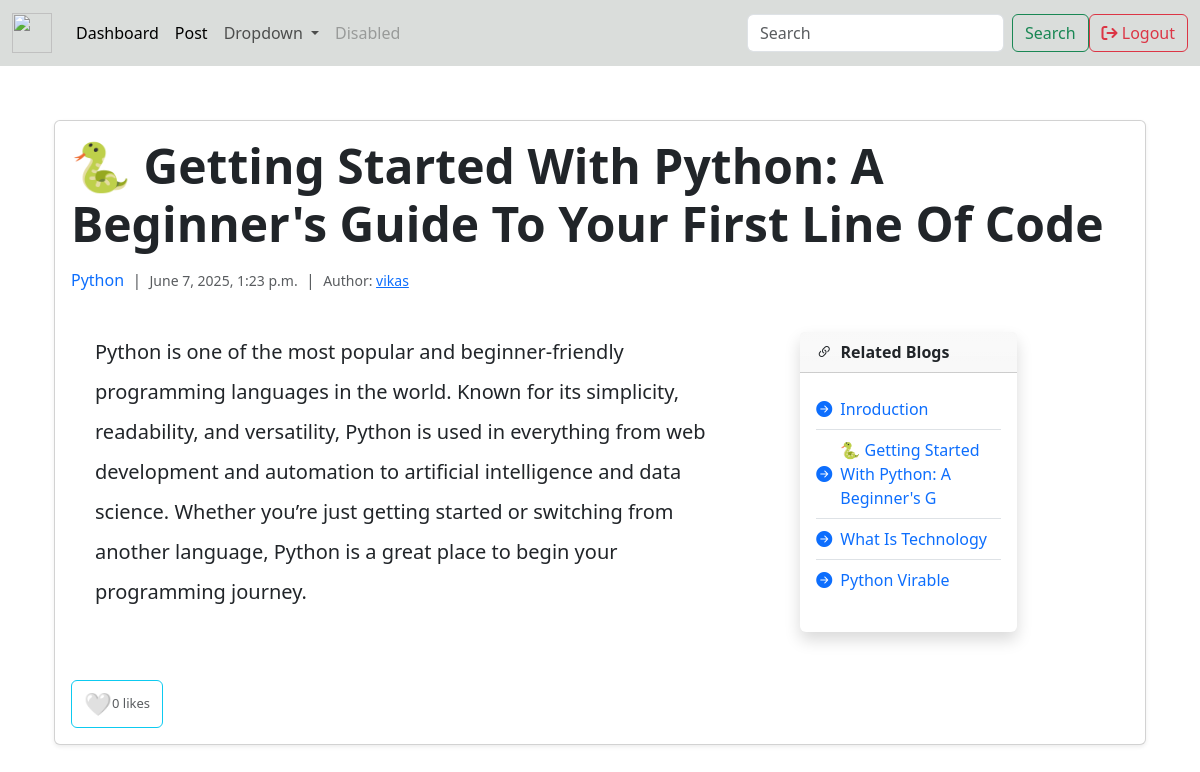
Screenshot of /post-details/2/ (signed in) with the database file from the repository.
### post/models.py (models this page shows)
class Post(models.Model):
    category = models.ForeignKey(Category, on_delete=models.SET_NULL, null=True, blank=True)
    title = models.CharField(max_length=200)
    content = models.TextField()
    author = models.ForeignKey(User, on_delete=models.CASCADE)
    date_posted = models.DateTimeField(auto_now_add=True)
    is_draft = models.CharField(
        max_length=15,
        choices=(
            ('False', 'Draft'),
            ('True', 'Published'),
        ),
        default='True',
    )
    sheduled_date = models.DateTimeField(null=True, blank=True)

class Category(models.Model):
    name = models.CharField(max_length=100)
    def __str__(self):
        return self.name

### accounts/models.py (models this page shows, shortened)
class User(AbstractUser):
    email = models.EmailField(unique=True,null=False, blank=False)  # Ensure email is unique

### post/views.py (the view)
# urls.py: path('post-details/<int:pk>/', views.post_details, name='post-details'),
def post_details(request, pk):
    post = Post.objects.get(pk=pk)
    post_like= post.postlike_set.all().count()
    is_liked = False
    if PostLike.objects.filter(post=post,  reader=request.user).exists():
        is_liked = True
    related_posts = Post.objects.order_by('?')[:5]
    context = {'post': post,'post_like': post_like,'is_liked': is_liked,'related_posts':related_posts }
    return render(request, 'post/post_details.html', context)

### templates/post/post_details.html (shortened to what this page needs)
{% extends "base.html" %}
{% block content %}
<div class="container mt-5">
    <div class="card shadow-sm">
        <div class="card-body">
            <h1 class="card-title display-5 fw-bold mb-3">{{ post.title | title }}</h1>
            <div class="mb-3 text-muted">
                <a href="{% url 'posts-per-category' post.category.pk %}"
                    class="text-decoration-none text-primary">{{post.category }}</a> &nbsp;|&nbsp;
                <small>{{ post.date_posted }}</small> &nbsp;|&nbsp;
                <small>Author: <a href="{% url 'author-posts' post.author.pk %}">{{ post.author.first_name}}</a></small>
            </div>
            <div class="d-flex flex-column flex-lg-row">
                <div class="col-lg-8">
                    <div class="p-4">
                        <p class="fs-5 lh-lg text-justify">{{ post.content }}</p>
                    </div>
                </div>
                <div class="col-lg-3 gap-4 p-4">
                    <div class="card shadow  border-0"  style="height: 300px;">
                        <div class="card-header bg-gradient text-dark fw-semibold">
                            <i class="bi bi-link-45deg me-1"></i> Related Blogs
                        </div>
                        <div class="card-body" style="max-height: 400px; overflow-y: auto;">
                            {% if related_posts %}
                            <ul class="list-group list-group-flush">
                                {% for post in related_posts %}
                                <li class="list-group-item px-0">
                                    <a href="{% url 'post-details' post.pk %}"
                                        class="text-decoration-none d-flex align-items-center">
                                        <i class="bi bi-arrow-right-circle-fill text-primary me-2"></i>
                                        <span class="text-primary text-xsm">{{ post.title|title|slice:"45" }}</span>
                                    </a>
                                </li>
                                {% endfor %}
                            </ul>
                            {% else %}
                            <p class="text-muted mb-0">No related blogs found.</p>
                            {% endif %}
                        </div>
                    </div>
                </div>
            </div>
            <div class="mt-4 d-flex align-items-center">
                <form action="{% url 'like-post' post.pk %}" method="POST" class="me-3">
                    <button type="submit"
                        class="btn btn-outline-info border-1  d-flex align-items-center justify-content-center"
                        style="min-width: 20px; font-size: 1.4rem;" title="Like">
                        {% if is_liked %}
                        ❤️
                        {% else %}
                        🤍
                        {% endif %}
                        <span class="text-muted" style="font-size: small ;">{{ post_like }} likes</span>
                    </button>
                </form>
            </div>
        </div>
    </div>
</div>
{% endblock %}

### rows the page displays
Post: title "🐍 Getting Started With Python: A Beginner's Guide To Your First Line Of Code", category "Python", date_posted "June 7, 2025, 1:23 p.m.", author.first_name "vikas", content "Python is one of the most popular and beginner-friendly programming languages in the world. Known for its simplicity, readability, and versatility, Python is used in everything from web development and automation to artificial intelligence and data science. Whether you’re just getting started or switching from another language, Python is a great place to begin your programming journey.", title "🐍 Getting Started With Python: A Beginner's G"
Post: title "Inroduction"
Post: title "What Is Technology"
Post: title "Python Virable"

### other values shown
{{ post_like }} "0"
